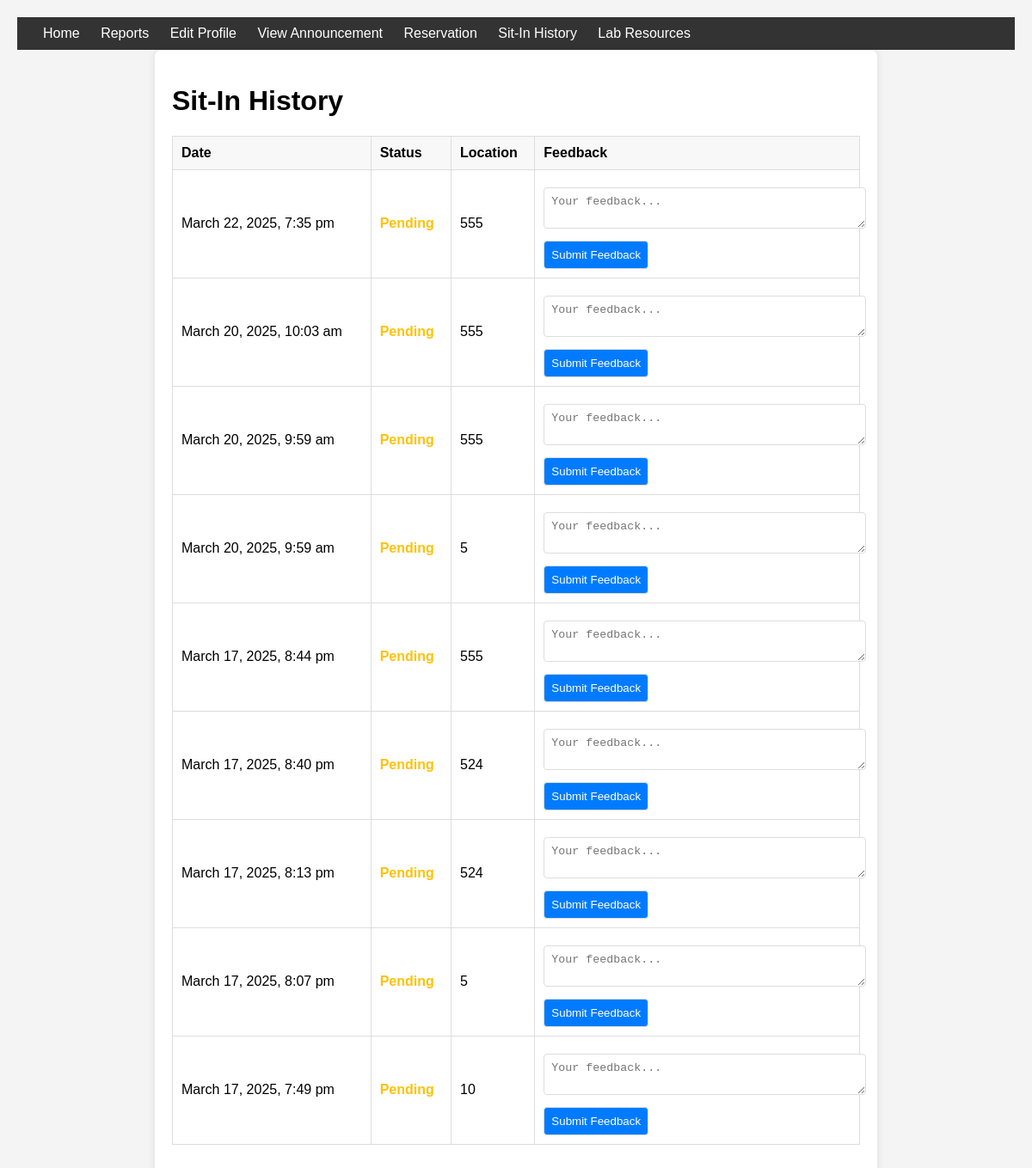
Page /sitin.php (signed in) on the earlier database version.
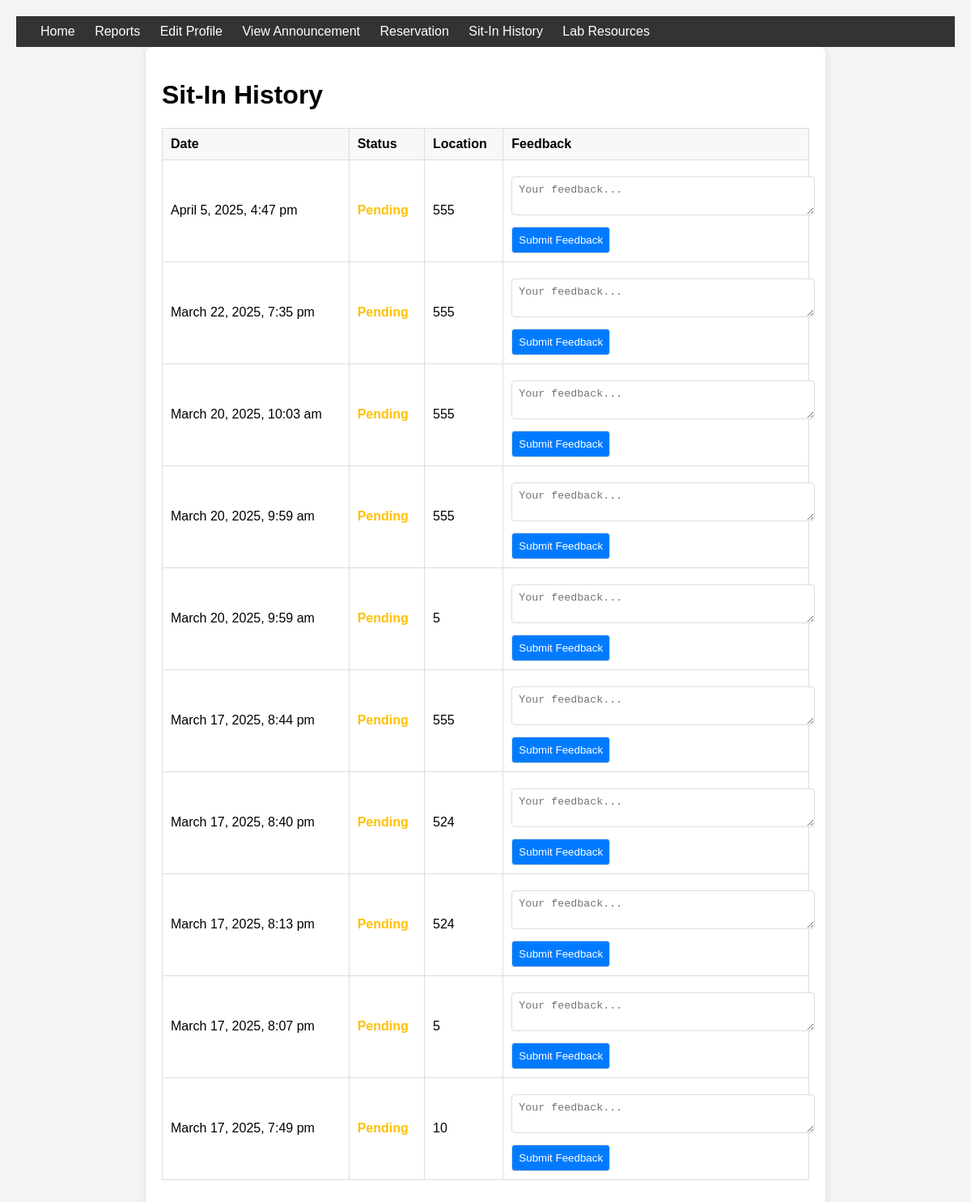
Same page on the later database version.
### tables this page shows
CREATE TABLE `sit_in_history` (
  `id` int(11) NOT NULL,
  `user_id` varchar(50) NOT NULL,
  `purpose` varchar(255) NOT NULL,
  `lab` varchar(255) NOT NULL,
  `session_start` datetime NOT NULL,
  `session_end` datetime DEFAULT NULL,
  `date_time` datetime DEFAULT NULL,
  `status` enum('pending','accepted','declined') DEFAULT 'pending'
);

### sitin.php (the view, shortened to what this page needs)
<?php
$idno = $_SESSION['idno'];
include 'db_connect.php';
$sql = "SELECT *, status FROM sit_in_history WHERE user_id = ? ORDER BY session_start DESC";
$stmt = $conn->prepare($sql);
$stmt->bind_param("s", $idno);
$stmt->execute();
$sit_in_history = $stmt->get_result();
?>
<!DOCTYPE html>
<html lang="en">
<head>
</head>
<body>
<div class="header">
    <div>
        <a href="home.php">Home</a>
        <a href="reports.php">Reports</a>
        <a href="editprofile.php">Edit Profile</a>
        <a href="view_announcements.php">View Announcement</a>
        <a href="reservation.php">Reservation</a>
        <a href="sitin.php">Sit-In History</a>
        <a href="lab_student.php">Lab Resources</a>
    </div>
</div>
<div class="container">
    <h1>Sit-In History</h1>
    <?php if ($sit_in_history->num_rows > 0): ?>
        <table>
            <thead>
                <tr>
                    <th>Date</th>
                    <th>Status</th>
                    <th>Location</th>
                    <th>Feedback</th>
                </tr>
            </thead>
            <tbody>
                <?php while ($row = $sit_in_history->fetch_assoc()): ?>
                    <tr>
                        <td><?php echo date("F j, Y, g:i a", strtotime($row['session_start'])); ?></td>
                        <td>
                            <span class="status <?php echo $row['status']; ?>">
                                <?php echo ucfirst($row['status']); ?>
                            </span>
                        </td>
                        <td><?php echo isset($row['lab']) ? $row['lab'] : 'N/A'; ?></td>
                        <td>
                            <form class="feedback-form" method="POST" action="">
                                <textarea name="comments" placeholder="Your feedback..." required></textarea>
                                <input type="submit" name="submit_feedback" value="Submit Feedback">
                            </form>
                        </td>
                    </tr>
                <?php endwhile; ?>
            </tbody>
        </table>
    <?php else: ?>
        <p>No sit-in history found.</p>
    <?php endif; ?>
</div>
</body>
</html>

Differences in the rows shown:
added sit_in_history: session_start "April 5, 2025, 4:47 pm", status "Pending", lab "555"
